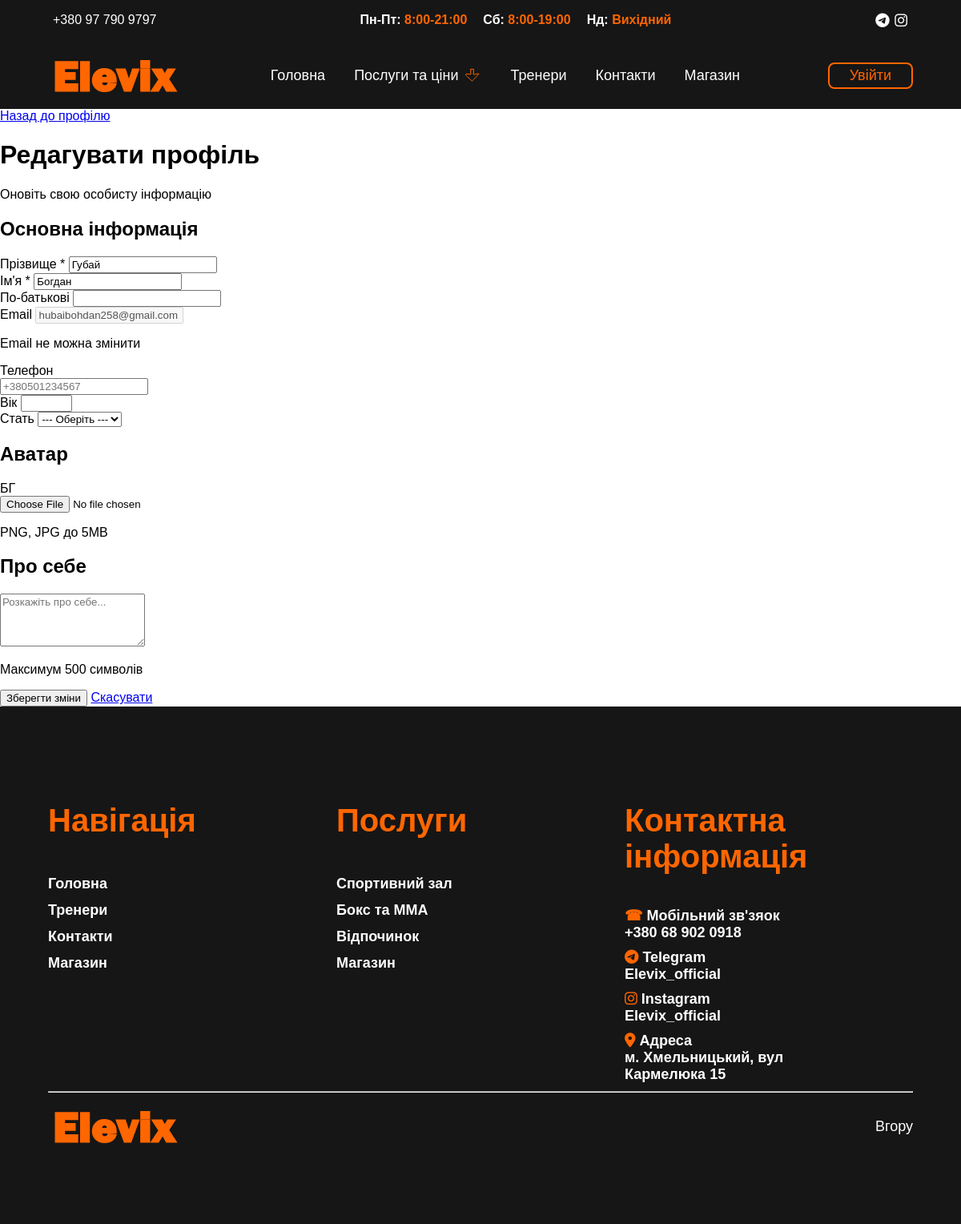
Page /elevix/profile/edit/ (signed in) on the committed database.
### elevix/models.py (models this page shows, shortened)
class GymUser(AbstractUser):
    username = None
    objects = CustomUserManager()
    first_name = models.CharField("Ім'я", max_length=100)
    last_name = models.CharField("Прізвище", max_length=100)
    middle_name = models.CharField("По-батькові", max_length=100, blank=True)
    email = models.EmailField("Email", unique=True)
    phone = PhoneNumberField("Телефон", region="UA", blank=True, null=True)
    age = models.PositiveIntegerField("Вік", blank=True, null=True)
    GENDER_CHOICES = [
        ('M', 'Чоловік'),
        ('F', 'Жінка'),
        ('O', 'Інше'),
    ]
    gender = models.CharField("Стать", max_length=1, choices=GENDER_CHOICES, blank=True)
    avatar = models.ImageField("Аватар", upload_to='avatars/', blank=True, null=True)
    bio = models.TextField("Про себе", max_length=500, blank=True)
    USERNAME_FIELD = "email"
    REQUIRED_FIELDS = ["first_name", "last_name"]
    class Meta:
        db_table = 'gym_users'
        verbose_name = 'Користувач'
        verbose_name_plural = 'Користувачі'
        ordering = ['-date_joined']
    def get_full_name(self):
        parts = [self.last_name, self.first_name, self.middle_name]
        return " ".join(filter(None, parts))

### elevix/views.py (the view)
# urls.py: path('profile/edit/', views.profile_edit, name='profile_edit'),
@login_required(login_url='account_login')
def profile_edit(request):
    if request.method == 'POST':
        form = ProfileEditForm(request.POST, request.FILES, instance=request.user)
        if form.is_valid():
            form.save()
            messages.success(request, 'Профіль успішно оновлено!')
            return redirect('elevix:profile')
    else:
        form = ProfileEditForm(instance=request.user)
    return render(request, 'elevix/profile_edit.html', {'form': form, 'user': request.user})

### elevix/forms.py
class ProfileEditForm(forms.ModelForm):
    class Meta:
        model = GymUser
        fields = ['first_name', 'last_name', 'middle_name', 'phone', 'age', 'gender', 'avatar', 'bio']
    def __init__(self, *args, **kwargs):
        super().__init__(*args, **kwargs)
        self.fields['first_name'].required = True
        self.fields['last_name'].required = True

### elevix/templates/elevix/profile_edit.html (shortened to what this page needs)
{% extends "base.html" %}
{% load static %}
{% block content %}
<div>
    <div>
        <div>
            <a href="{% url 'elevix:profile' %}">Назад до профілю</a>
        </div>
        <div>
            <div>
                <h1>Редагувати профіль</h1>
                <p>Оновіть свою особисту інформацію</p>
            </div>
        </div>
        <form method="post" enctype="multipart/form-data">
            <div>
                <h2>Основна інформація</h2>
                <div>
                    <div>
                        <div>
                            <label for="id_last_name">Прізвище <span>*</span></label>
                            <input
                                type="text"
                                id="id_last_name"
                                name="last_name"
                                value="{{ user.last_name }}"
                                required
                            >
                        </div>
                        <div>
                            <label for="id_first_name">Ім'я <span>*</span></label>
                            <input
                                type="text"
                                id="id_first_name"
                                name="first_name"
                                value="{{ user.first_name }}"
                                required
                            >
                        </div>
                        <div>
                            <label for="id_middle_name">По-батькові</label>
                            <input
                                type="text"
                                id="id_middle_name"
                                name="middle_name"
                                value="{{ user.middle_name|default:'' }}"
                            >
                        </div>
                    </div>
                    <div>
                        <label for="id_email">Email</label>
                        <input
                            type="email"
                            id="id_email"
                            value="{{ user.email }}"
                            disabled
                        >
                        <p>Email не можна змінити</p>
                    </div>
                    <div>
                        <label for="id_phone">Телефон</label>
                        <div>
                            <input
                                type="tel"
                                id="id_phone"
                                name="phone"
                                value="{{ user.phone|default:'' }}"
                                placeholder="+380501234567"
                            >
                        </div>
                    </div>
                    <div>
                        <div>
                            <label for="id_age">Вік</label>
                            <input
                                type="number"
                                id="id_age"
                                name="age"
                                value="{{ user.age|default:'' }}"
                                min="14"
                                max="120"
                            >
                        </div>
                        <div>
                            <label for="id_gender">Стать</label>
                            <select id="id_gender" name="gender">
                                <option value="">--- Оберіть ---</option>
                            </select>
                        </div>
                    </div>
                </div>
            </div>
            <div>
                <h2>Аватар</h2>
                <div>
                    <div>
                        {% if user.avatar %}
                            <img src="{{ user.avatar.url }}" alt="{{ user.get_full_name }}">
                        {% else %}
                            <span>{{ user.first_name.0 }}{{ user.last_name.0 }}</span>
                        {% endif %}
                    </div>
                    <div>
                        <input
                            type="file"
                            id="id_avatar"
                            name="avatar"
                            accept="image/*"
                        >
                        <p>PNG, JPG до 5MB</p>
                    </div>
                </div>
            </div>
            <div>
                <h2>Про себе</h2>
                <textarea
                    id="id_bio"
                    name="bio"
                    rows="4"
                    placeholder="Розкажіть про себе..."
                >{{ user.bio|default:'' }}</textarea>
                <p>Максимум 500 символів</p>
            </div>
            <div>
                <button type="submit">Зберегти зміни</button>
                <a href="{% url 'elevix:profile' %}">Скасувати</a>
            </div>
        </form>
    </div>
</div>
{% endblock %}

### elevix/static/elevix/css/style.css (style rules this page uses)
:root { --orange-color:#FF6600; --white-color: white; --gray-line-color:rgb(59, 56, 56); --background-black: rgb(22, 22, 22); --small-size: clamp(8px, 4vw, 16px); --txt-menu-item-size: clamp(8px, 6vw, 18px); --txt-item-service-size: clamp(8px, 6vw, 25px); --txt-big-size: clamp(44px, 4vw, 70px); --txt-middle-size: clamp(20px, 5vw, 40px); --txt-middle-middle-size: clamp(18px, 6vw, 30px); --txt-size-card-trener: clamp(22px, 4vw, 44px); }
* { box-sizing: border-box; font-family: Arial, Helvetica, sans-serif; }
html, body { width: 100%; height: 100%; padding: 0; margin: 0; top: 0; left: 0; }

### rows in the picture
GymUser: last_name "Губай", first_name "Богдан", email "hubaibohdan258@gmail.com", first_name.0 "Б", last_name.0 "Г"
